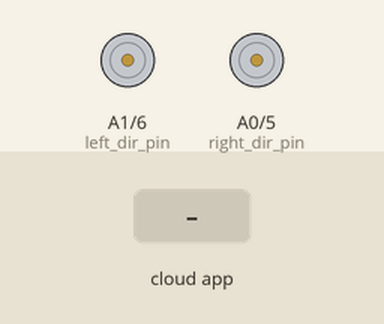
Simulated run of this sketch. Board: Arduino Uno, built with avr-gcc and run on an emulated ATmega328P. Parts: direction and speed pins drawn as motors (green arrow = direction pin HIGH = forward, orange = LOW = backward, longer = more drive). The inputs (shaded band) are chosen by the test bench. The ROS host is connected and sends only what is stated.

Above: at 1.2 s.
1.3 s: the phone or cloud app sets linear.x to -100
At 2.4 s:
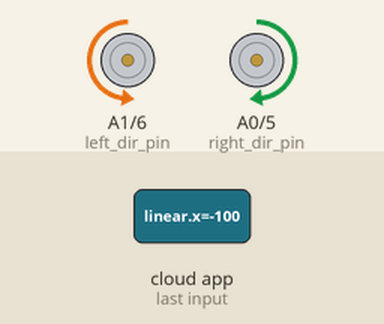
2.8 s: the phone or cloud app sets linear.x to 100
At 3.6 s:
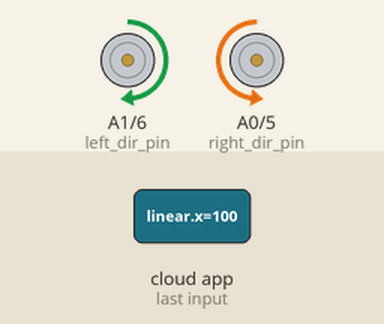
4.3 s: the phone or cloud app sets angular.z to -100
At 4.7 s:
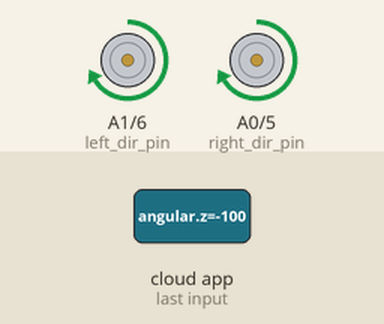
5.8 s: the phone or cloud app sets angular.z to 100
At 7.0 s:
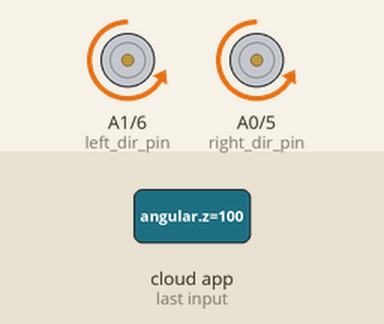
7.3 s: the phone or cloud app sets angular.z to 0
At 8.2 s:
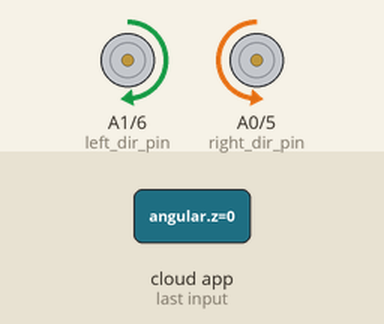
Timing chart, 0 to 9.8 s (numbered marks = the images above; inputs shaded):
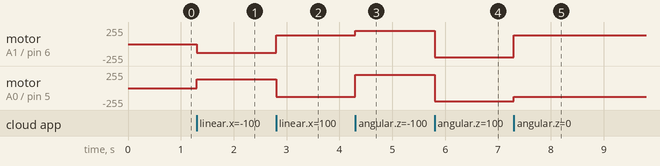

The sketch:

second_try_motor.ino
```cpp
//second try
//sudo chmod a+rw /dev/ttyACM0

#if (ARDUINO >= 100)
#include <Arduino.h>
#else
#include <WProgram.h>
#endif

#include <ros.h>
#include <geometry_msgs/Twist.h>

const int right_pwm_pin = 5;
const int right_dir_pin = A0;
const int left_pwm_pin = 6;
const int left_dir_pin = A1;
const bool left_fwd = true;
const bool right_fwd = false;

// Default_speed
const int default_vel = 130;

ros::NodeHandle  nh;

void MoveFwd(const size_t speed) { //전진 10
  digitalWrite(right_dir_pin, right_fwd);
  digitalWrite(left_dir_pin, left_fwd);
  analogWrite(right_pwm_pin, speed);
  analogWrite(left_pwm_pin, speed);
}

void MoveBack(const size_t speed) { //후진 01
  digitalWrite(right_dir_pin, left_fwd);
  digitalWrite(left_dir_pin, right_fwd);
  analogWrite(right_pwm_pin, speed);
  analogWrite(left_pwm_pin, speed);
}

void MoveRight(const size_t speed) { //오른쪽 11
  digitalWrite(right_dir_pin, left_fwd);
  digitalWrite(left_dir_pin, left_fwd);
  analogWrite(right_pwm_pin, speed);
  analogWrite(left_pwm_pin, speed);
}

void MoveLeft(const size_t speed) { //왼쪽 00
  digitalWrite(right_dir_pin, right_fwd);
  digitalWrite(left_dir_pin, right_fwd);
  analogWrite(right_pwm_pin, speed);
  analogWrite(left_pwm_pin, speed);
}

void MoveStop() {
  digitalWrite(right_dir_pin, right_fwd);
  digitalWrite(left_dir_pin, left_fwd);
  analogWrite(right_pwm_pin, 0);
  analogWrite(left_pwm_pin, 0);
}

void cmd_vel_cb(const geometry_msgs::Twist & msg) {

  const float x = msg.linear.x;
  const float y = msg.linear.y;
  const float z = msg.linear.z;
  const float x_rotation = msg.angular.x;
  const float y_rotation = msg.angular.y;
  const float z_rotation = msg.angular.z;

  if (x > 0 && z_rotation == 0) { //직진
    MoveFwd(default_vel);
  }

  else if(x < 0 && z_rotation == 0){ //후진
    MoveBack(default_vel);
  }

  else if(x > 0 && z_rotation > 0){ //왼쪽
    MoveLeft(200);
  }

  else if(x > 0 && z_rotation < 0){ //오른쪽
    MoveRight(200);
  }

  else { //정지
    MoveStop();
  }
}
ros::Subscriber<geometry_msgs::Twist> sub("cmd_vel", cmd_vel_cb);
void setup() {
  pinMode(right_pwm_pin, OUTPUT);
  pinMode(right_dir_pin, OUTPUT);
  pinMode(left_pwm_pin, OUTPUT);
  pinMode(left_dir_pin, OUTPUT);

  digitalWrite(right_dir_pin, right_fwd);
  digitalWrite(left_dir_pin, left_fwd);
  nh.initNode();
  nh.subscribe(sub);
}

void loop() {
  nh.spinOnce();
  delay(1);
}
```

Measured:
- after the input at 1.3 s, motor on A1 (left_dir_pin) / pin 6 (left_pwm_pin): stopped → backward 130/255 at once; motor on A0 (right_dir_pin) / pin 5 (right_pwm_pin): stopped → forward 130/255 at once
- after the input at 2.8 s, motor on A1 (left_dir_pin) / pin 6 (left_pwm_pin): backward 130/255 → forward 130/255 at once; motor on A0 (right_dir_pin) / pin 5 (right_pwm_pin): forward 130/255 → backward 130/255 at once
- after the input at 4.3 s, motor on A1 (left_dir_pin) / pin 6 (left_pwm_pin): forward 130/255 → forward 200/255 at once; motor on A0 (right_dir_pin) / pin 5 (right_pwm_pin): backward 130/255 → forward 200/255 at once
- after the input at 5.8 s, motor on A1 (left_dir_pin) / pin 6 (left_pwm_pin), motor on A0 (right_dir_pin) / pin 5 (right_pwm_pin): forward 200/255 → backward 200/255 at once
- after the input at 7.3 s, motor on A1 (left_dir_pin) / pin 6 (left_pwm_pin): backward 200/255 → forward 130/255 at once; motor on A0 (right_dir_pin) / pin 5 (right_pwm_pin): backward 200/255 → backward 130/255 at once
